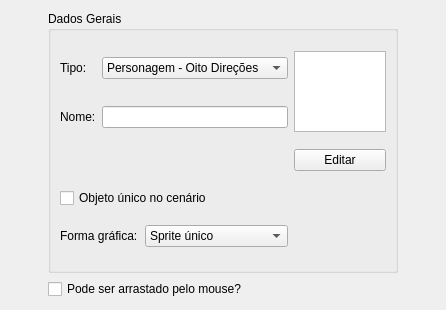
<?xml version="1.0" encoding="UTF-8"?>
<ui version="4.0">
 <class>ConfigsObjDadosGeraisWidget</class>
 <widget class="QWidget" name="ConfigsObjDadosGeraisWidget">
  <property name="geometry">
   <rect>
    <x>0</x>
    <y>0</y>
    <width>446</width>
    <height>310</height>
   </rect>
  </property>
  <property name="windowTitle">
   <string>Form</string>
  </property>
  <layout class="QGridLayout" name="gridLayout">
   <item row="2" column="0">
    <widget class="QGroupBox" name="groupBox_3">
     <property name="sizePolicy">
      <sizepolicy hsizetype="Preferred" vsizetype="Preferred">
       <horstretch>0</horstretch>
       <verstretch>0</verstretch>
      </sizepolicy>
     </property>
     <property name="maximumSize">
      <size>
       <width>350</width>
       <height>16777215</height>
      </size>
     </property>
     <property name="title">
      <string>Dados Gerais</string>
     </property>
     <layout class="QGridLayout" name="gridLayout_2">
      <item row="0" column="0">
       <widget class="QLabel" name="label">
        <property name="text">
         <string>Tipo:</string>
        </property>
       </widget>
      </item>
      <item row="0" column="1" colspan="2">
       <widget class="QComboBox" name="comboTipo">
        <property name="enabled">
         <bool>true</bool>
        </property>
        <property name="layoutDirection">
         <enum>Qt::LeftToRight</enum>
        </property>
        <property name="autoFillBackground">
         <bool>false</bool>
        </property>
        <property name="editable">
         <bool>false</bool>
        </property>
        <property name="currentIndex">
         <number>0</number>
        </property>
        <property name="iconSize">
         <size>
          <width>32</width>
          <height>32</height>
         </size>
        </property>
        <property name="frame">
         <bool>true</bool>
        </property>
        <item>
         <property name="text">
          <string>Personagem - Oito Direções</string>
         </property>
         <property name="icon">
          <iconset>
           <normalon>:/icones_movimentos/data/movement_icons/eightmovement.png</normalon>
          </iconset>
         </property>
        </item>
        <item>
         <property name="text">
          <string>Personagem - Carro</string>
         </property>
         <property name="icon">
          <iconset>
           <normalon>:/icones_movimentos/data/movement_icons/carmovement.png</normalon>
          </iconset>
         </property>
        </item>
        <item>
         <property name="text">
          <string>Personagem - Plataforma</string>
         </property>
         <property name="icon">
          <iconset>
           <normalon>:/icones_movimentos/data/movement_icons/platformer.png</normalon>
          </iconset>
         </property>
        </item>
        <item>
         <property name="text">
          <string>Personagem - Luta</string>
         </property>
         <property name="icon">
          <iconset>
           <normalon>:/icones_movimentos/data/movement_icons/fighting_movement.png</normalon>
          </iconset>
         </property>
        </item>
        <item>
         <property name="text">
          <string>Personagem - Bola de Pong</string>
         </property>
         <property name="icon">
          <iconset>
           <normalon>:/icones_movimentos/data/movement_icons/bouncing_movement.png</normalon>
          </iconset>
         </property>
        </item>
        <item>
         <property name="text">
          <string>Personagem - Segue mouse</string>
         </property>
         <property name="icon">
          <iconset>
           <normalon>:/icones_movimentos/data/movement_icons/mouse_movement.png</normalon>
          </iconset>
         </property>
        </item>
        <item>
         <property name="text">
          <string>Objeto - Estático</string>
         </property>
         <property name="icon">
          <iconset>
           <normalon>:/icones_movimentos/data/movement_icons/static_movement.png</normalon>
          </iconset>
         </property>
        </item>
        <item>
         <property name="text">
          <string>Aliado</string>
         </property>
         <property name="icon">
          <iconset resource="../resources.qrc">
           <normaloff>:/icones_movimentos/data/movement_icons/npc_icon.png</normaloff>:/icones_movimentos/data/movement_icons/npc_icon.png</iconset>
         </property>
        </item>
        <item>
         <property name="text">
          <string>Inimigo</string>
         </property>
         <property name="icon">
          <iconset resource="../resources.qrc">
           <normaloff>:/icones_movimentos/data/movement_icons/inimigo_icon.png</normaloff>:/icones_movimentos/data/movement_icons/inimigo_icon.png</iconset>
         </property>
        </item>
        <item>
         <property name="text">
          <string>Item</string>
         </property>
         <property name="icon">
          <iconset resource="../resources.qrc">
           <normaloff>:/icones_movimentos/data/movement_icons/item_icon.png</normaloff>:/icones_movimentos/data/movement_icons/item_icon.png</iconset>
         </property>
        </item>
       </widget>
      </item>
      <item row="0" column="3" rowspan="2">
       <widget class="QGraphicsView" name="graphicsViewSprite"/>
      </item>
      <item row="1" column="0">
       <widget class="QLabel" name="label_10">
        <property name="text">
         <string>Nome:</string>
        </property>
       </widget>
      </item>
      <item row="1" column="1" colspan="2">
       <widget class="QLineEdit" name="editNome"/>
      </item>
      <item row="3" column="0" colspan="3">
       <widget class="QCheckBox" name="checkBoxObjUnico">
        <property name="text">
         <string>Objeto único no cenário</string>
        </property>
       </widget>
      </item>
      <item row="4" column="0" colspan="2">
       <widget class="QLabel" name="labelFormaGrafica">
        <property name="text">
         <string>Forma gráfica:</string>
        </property>
       </widget>
      </item>
      <item row="4" column="2">
       <widget class="QComboBox" name="comboFormaGrafica">
        <item>
         <property name="text">
          <string>Sprite único</string>
         </property>
        </item>
        <item>
         <property name="text">
          <string>Sprite único que gira</string>
         </property>
        </item>
        <item>
         <property name="text">
          <string>Animação</string>
         </property>
        </item>
        <item>
         <property name="text">
          <string>Animação que gira</string>
         </property>
        </item>
       </widget>
      </item>
      <item row="2" column="3">
       <widget class="QPushButton" name="botaoEditarFormaGrafica">
        <property name="text">
         <string>Editar</string>
        </property>
       </widget>
      </item>
     </layout>
    </widget>
   </item>
   <item row="3" column="0">
    <widget class="QCheckBox" name="checkBoxDrag">
     <property name="text">
      <string>Pode ser arrastado pelo mouse?</string>
     </property>
    </widget>
   </item>
  </layout>
 </widget>
 <resources>
  <include location="../resources.qrc"/>
 </resources>
 <connections/>
</ui>
